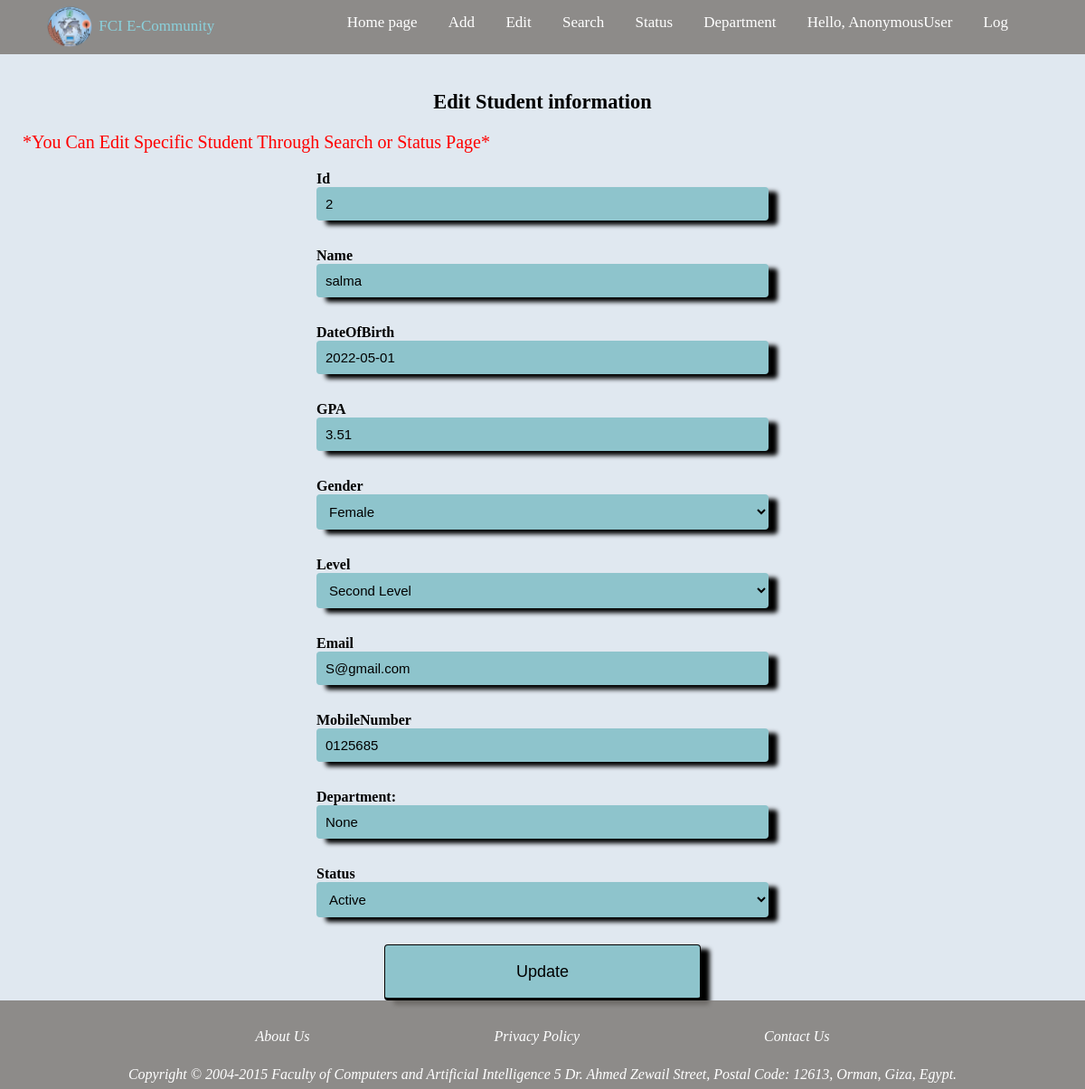
The page /update2/2 on the database its author committed.
### pro2_app/models.py (models this page shows, shortened)
class Student (models.Model):
    gender_student = [
        ('Male','Male'),('Female','Female')
    ]
    status_student = [
        ('Active', 'Active'), ('Inactive', 'Inactive')
    ]
    level_student = [
        ('First Level', 'First Level'), ('Second Level', 'Second Level'),
        ('Third Level', 'Third Level'), ('Fourth Level', 'Fourth Level')
    ]
    department_student = [
        ('Computer_Science_(CS)', 'Computer_Science_(CS)'),
        ('Artificial_Intelligence_(AI)', 'Artificial_Intelligence_(AI)'),
        ('Information_Technology_(IT)', 'Information_Technology_(IT)'),
        ('Information_System_(IS)', 'Information_System_(IS)'),
        ('Decision_Support_(DS)', 'Decision_Support_(DS)'),
    ]
    id = models.IntegerField(primary_key=True, validators=[validate_domainonly_id])
    name = models.CharField(max_length=1000)
    dateOfBirth = models.DateField()
    GPA = models.DecimalField(max_digits=4, decimal_places=2, validators=[validate_domainonly_GPA])
    gender = models.CharField(max_length=250, choices=gender_student, default="Male")
    level = models.CharField(max_length=500, choices=level_student)
    email = models.EmailField(max_length=250, validators=[validate_domainonly_email])
    mobileNumber = models.CharField(max_length=250)
    department = models.CharField(max_length=500, choices=department_student, null=True, blank=True)
    status = models.CharField(max_length=250, choices=status_student, default="Active")

### pro2_app/views.py (the view)
# urls.py: path('update2/<int:id>', views.update2, name='update2'),
def update2(request, id):
    student_id = Student.objects.get(id=id)
    if request.method == 'POST':
        student_save = StudentForm(request.POST, instance=student_id)
        if student_save.is_valid():
            student_save.save()
            return redirect('/Search')
        else:
            messages.info(request, 'Form is Invalid!')
    else:
        student_save = StudentForm(instance=student_id)
    context = {
        'form': student_save,
    }
    return render(request, 'pages/Edit Student Data.html', context)

### pro2_app/forms.py
class StudentForm(forms.ModelForm):
    class Meta:
        model = Student
        fields = [
            'id',
            'name',
            'dateOfBirth',
            'GPA',
            'gender',
            'level',
            'email',
            'mobileNumber',
            'department',
            'status',
        ]
        Widgets={
            'id': forms.NumberInput(),
            'name': forms.TextInput(),
            'dateOfBirth': forms.DateInput(),
            'GPA': forms.NumberInput(),
            'gender': forms.Select(),
            'level': forms.Select(),
            'email': forms.EmailInput(),
            'mobileNumber': forms.TextInput(),
            'department': forms.Select(),
            'status': forms.Select(),
        }

### templates/pages/Edit Student Data.html (shortened to what this page needs)
{% extends 'base.html' %}
{% block content %}
<h2 class="H2">Edit Student information</h2>
<p id="edit"> *You Can Edit Specific Student Through Search or Status Page* <p>
<form action="" method="POST">
{{form.id.label}}
{{form.id}}
{{form.name.label}}
{{form.name}}
{{form.dateOfBirth.label}}
{{form.dateOfBirth}}
{{form.GPA.label}}
{{form.GPA}}
{{form.gender.label}}
{{form.gender}}
{{form.level.label}}
{{form.level}}
{{form.email.label}}
{{form.email}}
{{form.mobileNumber.label}}
{{form.mobileNumber}}
<label><b>Department:</b></label>
<input id="user" type="text" value = {{form.instance.department}} readonly>
{{form.status.label}}
{{form.status}}
<br />
<input class="submit" type="submit" value="Update" />
</form>
<br />
{% endblock content %}

### pro2/static/CSS/Full_style.css (style rules this page uses)
body { margin: 0; font-family: Georgia, "Times New Roman", Times, serif; background-color: rgb(224, 232, 240); }
label { margin-bottom: 8px; }
form { max-width: 500px; margin: 10px auto; border: none; font-weight: bold; padding-bottom: 60px; }
.H2 { text-align: center; font-size: 1.4em; margin-bottom: 20px; margin-top: 40px; }
input, select, .logBut, .ELink, .DLink, .DeLink, .DelLink { border: none; border-radius: 4px; font-size: 15px; margin: 0; outline: 0; padding: 10px; width: 100%; box-sizing: border-box; box-shadow: 10px 5px 5px black; background-color: #8ec4cc; color: black; margin-bottom: 30px; }
select { -webkit-appearance: menulist-button; }
.submit, .DelLink { cursor: pointer; display: block; padding: 19px 39px 18px 39px; color: black; margin: 0 auto; font-size: 18px; text-align: center; font-style: normal; background-color: #8ec4cc; width: 70%; border: 1px solid; border-width: 1px 1px 3px; margin-bottom: 10px; }
#edit { font-size: 20px; color: red; margin-left: 25px; }

### rows shown on the page
Student: id "2", name "salma", dateOfBirth "2022-05-01", GPA "3.51", gender "Female", level "Second Level", email "S@gmail.com", mobileNumber "0125685", instance.department "None", status "Active"

### other values the page prints
{{ request.user }} "AnonymousUser"
